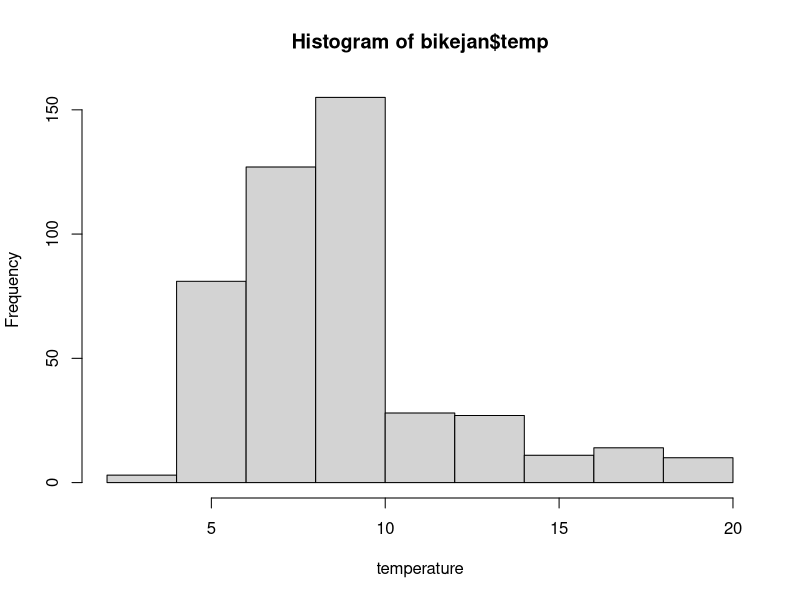
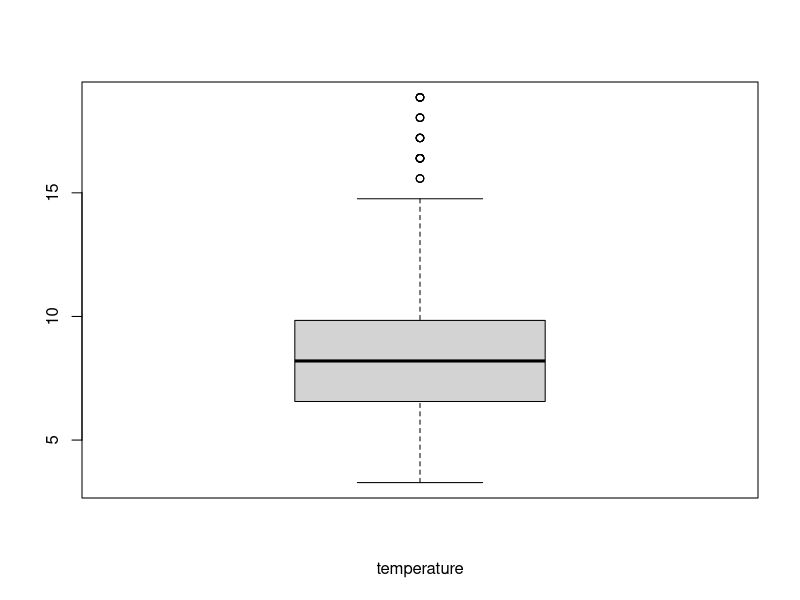
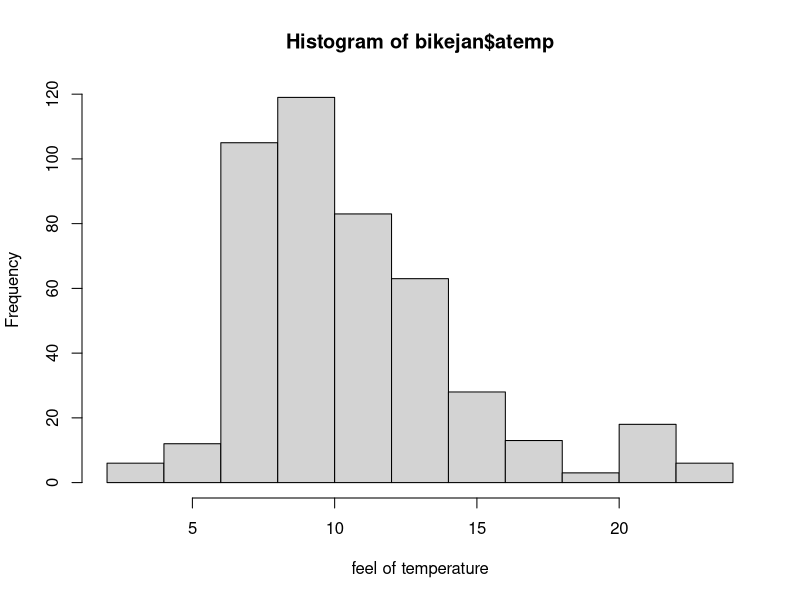
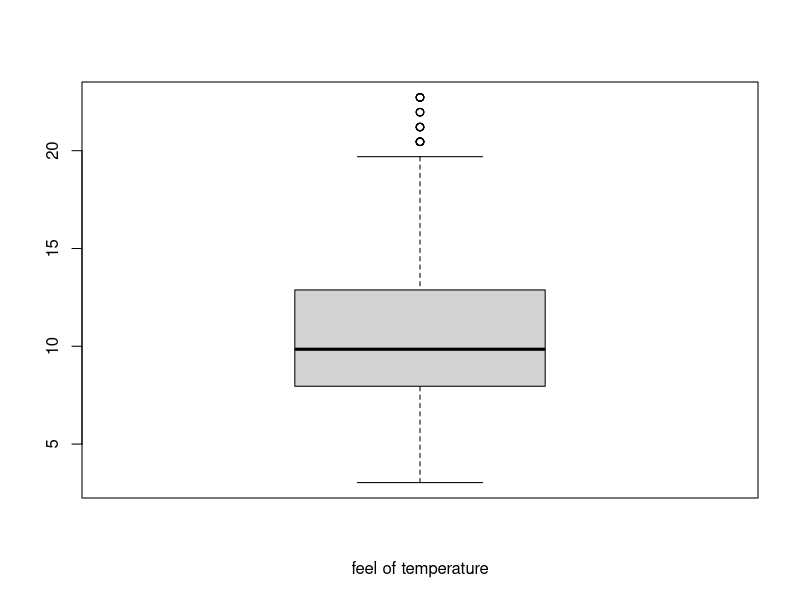
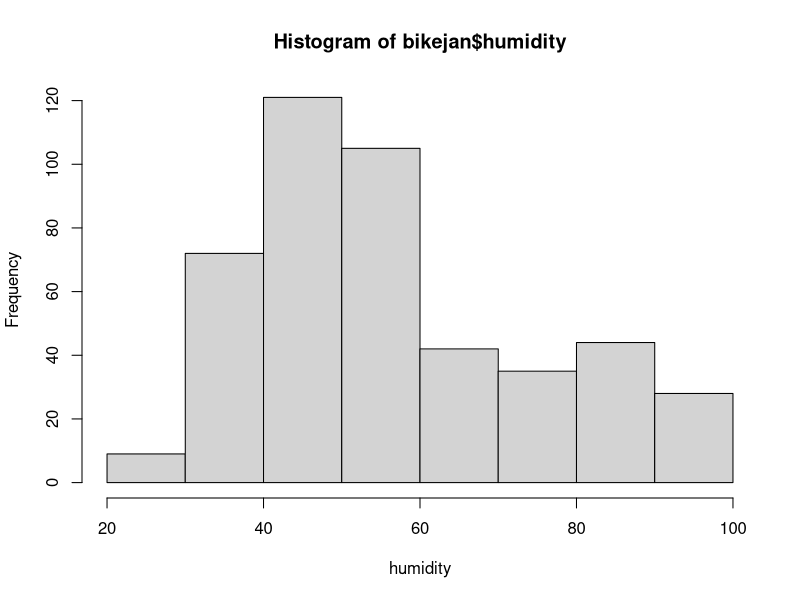
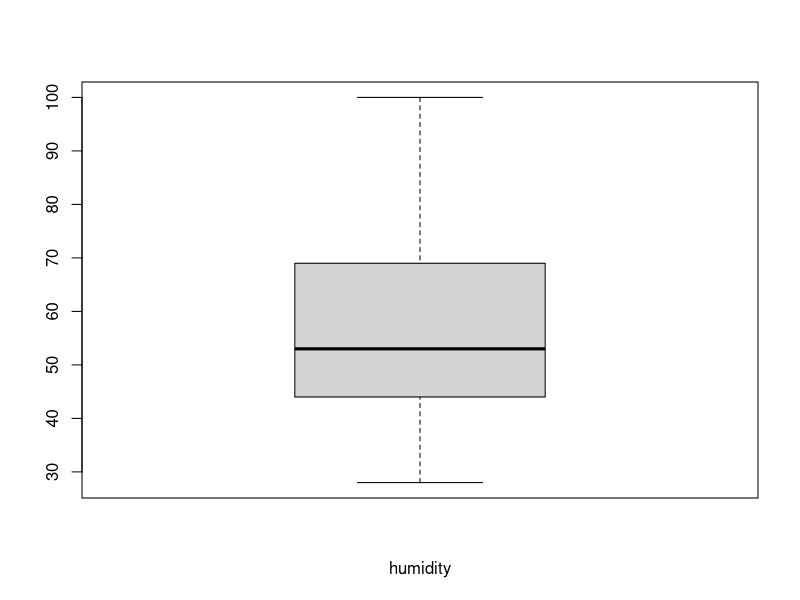
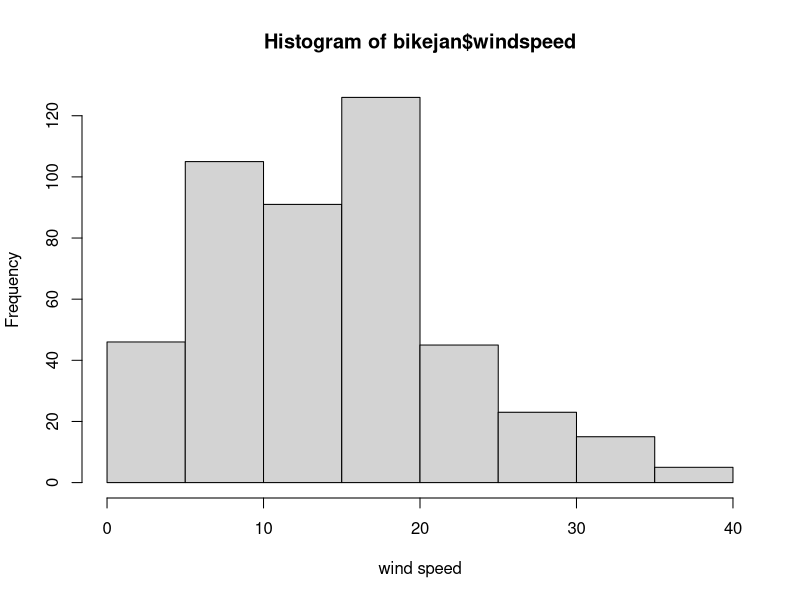
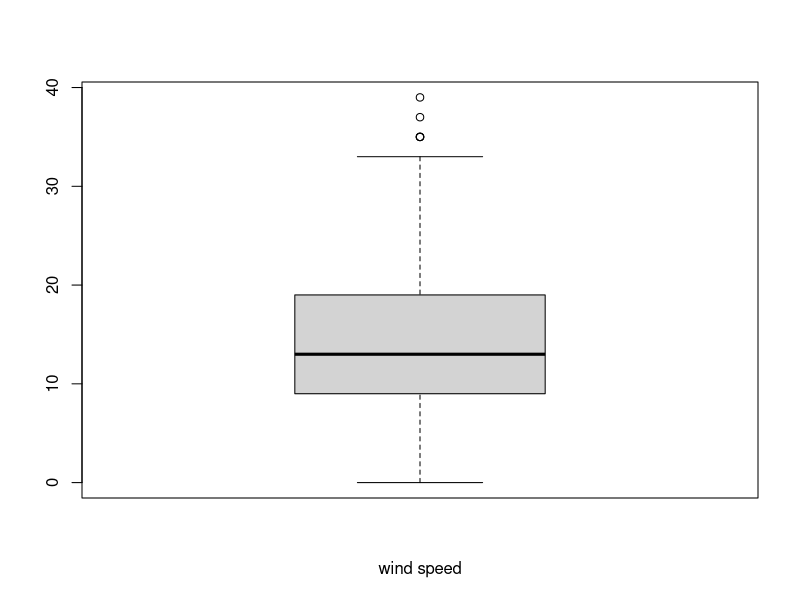

Source code (R) for these figures, in order:
## ---- chunk 1
bikejan <- read.csv("bikejan.csv")
bikejan$datetime <- as.POSIXlt(as.character(bikejan$datetime))
str(bikejan)
summary(bikejan)
x <- 1:10
y <- 990:999
## ---- chunk 2
table(bikejan$season)/24
## ---- chunk 3
table(bikejan$holiday)/24
bikejan[(bikejan$holiday==1),c(15,17)]
## ---- chunk 4
table(bikejan$workingday)/24
table(bikejan$day)/24
## ---- chunk 5
table(bikejan$weather)/24
table(bikejan$weather)
## ---- chunk 6
hist(bikejan$temp,xlab="temperature")
boxplot(bikejan$temp,xlab="temperature")
quantile(bikejan$temp,c(x/1000,0.05,0.1,0.2,0.25,0.3,0.4,0.5,0.6,0.7,0.75,0.8,0.9,0.95,0.96,0.97,0.98,0.99,y/1000))
## ---- chunk 7
hist(bikejan$atemp,xlab="feel of temperature")
boxplot(bikejan$atemp,xlab="feel of temperature")
quantile(bikejan$atemp,c(x/1000,0.05,0.1,0.2,0.25,0.3,0.4,0.5,0.6,0.7,0.75,0.8,0.9,0.95,0.96,0.97,0.98,0.99,y/1000))
## ---- chunk 8
hist(bikejan$humidity,xlab="humidity")
boxplot(bikejan$humidity,xlab="humidity")
quantile(bikejan$humidity,c(x/1000,0.05,0.1,0.2,0.25,0.3,0.4,0.5,0.6,0.7,0.75,0.8,0.9,0.95,0.96,0.97,0.98,0.99,y/1000))
## ---- chunk 9
hist(bikejan$windspeed,xlab="wind speed")
boxplot(bikejan$windspeed,xlab="wind speed")
quantile(bikejan$windspeed,c(x/1000,0.05,0.1,0.2,0.25,0.3,0.4,0.5,0.6,0.7,0.75,0.8,0.9,0.95,0.96,0.97,0.98,0.99,y/1000))
## ---- chunk 10
hist(bikejan$count,xlab="count")
boxplot(bikejan$count,xlab="count")
quantile(bikejan$count,c(x/1000,0.05,0.1,0.2,0.25,0.3,0.4,0.5,0.6,0.7,0.75,0.8,0.9,0.95,0.96,0.97,0.98,0.99,y/1000))
## ---- chunk 11
boxplot(count~season,bikejan,xlab="season",ylab="count")
## ---- chunk 12
boxplot(count~holiday,bikejan,xlab="holiday",ylab="count")
## ---- chunk 13
boxplot(count~workingday,bikejan,xlab="workingday",ylab="count")
## ---- chunk 14
boxplot(count~weather,bikejan,xlab="weather",ylab="count")
## ---- chunk 15
plot(count~temp,bikejan[order(bikejan$temp),],type="l",xlab="temp",ylab="count")
plot(count~atemp,bikejan[order(bikejan$atemp),],type="l",xlab="atemp",ylab="count")
plot(count~humidity,bikejan[order(bikejan$humidity),],type="l",xlab="humidity",ylab="count")
plot(count~windspeed,bikejan[order(bikejan$windspeed),],type="l",xlab="humidity",ylab="count")
## ---- chunk 16
bikejan_hour <- aggregate(count~hour,bikejan,sum)
head(bikejan_hour[order(-bikejan_hour$count),],4)
plot(count~hour,bikejan_hour,type="l")
## ---- chunk 17
bikejan_day <- aggregate(count~day,bikejan,mean)
bikejan_day[order(-bikejan_day$count),]
plot(count~day,bikejan_day,cex.axis=0.50)
## ---- chunk 18
bikejan_date <- aggregate(count~date,bikejan,sum)
head(bikejan_date[order(-bikejan_date$count),])
tail(bikejan_date[order(-bikejan_date$count),])
plot(count~date,bikejan_date,type="l")
## ---- chunk 19
cor(bikejan[,-c(1,18,17,6,15,14,13,11,10)])
## ---- chunk 20
#converting all categorical variables as factor variables
bikejan$season <- as.factor(bikejan$season)
bikejan$holiday <- as.factor(bikejan$holiday)
bikejan$workingday <- as.factor(bikejan$workingday)
bikejan$hour <- as.numeric(bikejan$hour)
bikejan$day <- as.factor(bikejan$day)
#weather is taken as numeric variable, as there is a value in the prediction data set with weather=4, to predict that value we keep the weather as continuos variable
bikejan$weather <- as.numeric(bikejan$weather)
## ---- chunk 21
#let us put all the variables in the model  
library(car)
library(MASS)
model <- lm(count~ holiday+workingday+weather+temp+atemp+humidity+windspeed+hour+day, bikejan)
#vif(model)
# using this as model, it shows an ERROR :"Error in vif.default(model) : there are aliased coefficients in the model"
#hence, i drop day from the model, as it may have a perfect multicollinearity with the workingday
model <- lm(count~ holiday+workingday+weather+temp+atemp+humidity+windspeed+hour, bikejan)
vif(model)
#VIF of temp and atemp is very high, they are collinear variables, so we drop atemp, as it has high value of VIF
model <- lm(count~ holiday+workingday+weather+temp+humidity+windspeed+hour, bikejan)
vif(model)
#The VIF of all variable is less than 2, hence we consider al the variables for the model, let us ty to have the best fit using stepwise regression model
model_bike <- stepAIC(model,direction= "both")
model_bike$anova
#using stepwise regression it has dropped the 'holiday' variable. When cheked with the initial model, holiday wasn't significant
summary(model_bike)
par(mfrow=c(2,2))
plot(model_bike)
## ---- chunk 22
#input test data set
testjan <- read.csv("testjan.csv")
#changing variables
testjan$season <- as.factor(testjan$season)
testjan$holiday <- as.factor(testjan$holiday)
testjan$workingday <- as.factor(testjan$workingday)
testjan$hour <- as.numeric(testjan$hour)
testjan$weather <- as.numeric(testjan$weather)

#predicting count values from the model
predict_test <- predict(model,testjan)

predict_values <- cbind(testjan,ceiling(predict_test))
write.csv(predict_values,"output.csv")
